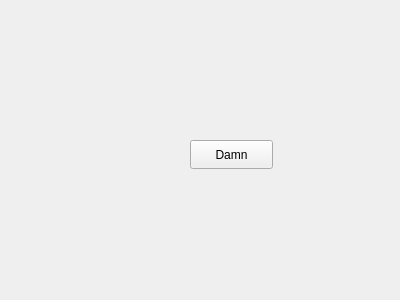
<?xml version="1.0" encoding="UTF-8"?>
<ui version="4.0">
 <class>Form</class>
 <widget class="QWidget" name="Form">
  <property name="geometry">
   <rect>
    <x>0</x>
    <y>0</y>
    <width>400</width>
    <height>300</height>
   </rect>
  </property>
  <property name="windowTitle">
   <string>Form</string>
  </property>
  <widget class="QPushButton" name="pushButton">
   <property name="geometry">
    <rect>
     <x>190</x>
     <y>140</y>
     <width>83</width>
     <height>29</height>
    </rect>
   </property>
   <property name="text">
    <string>Damn</string>
   </property>
  </widget>
 </widget>
 <resources/>
 <connections/>
</ui>
